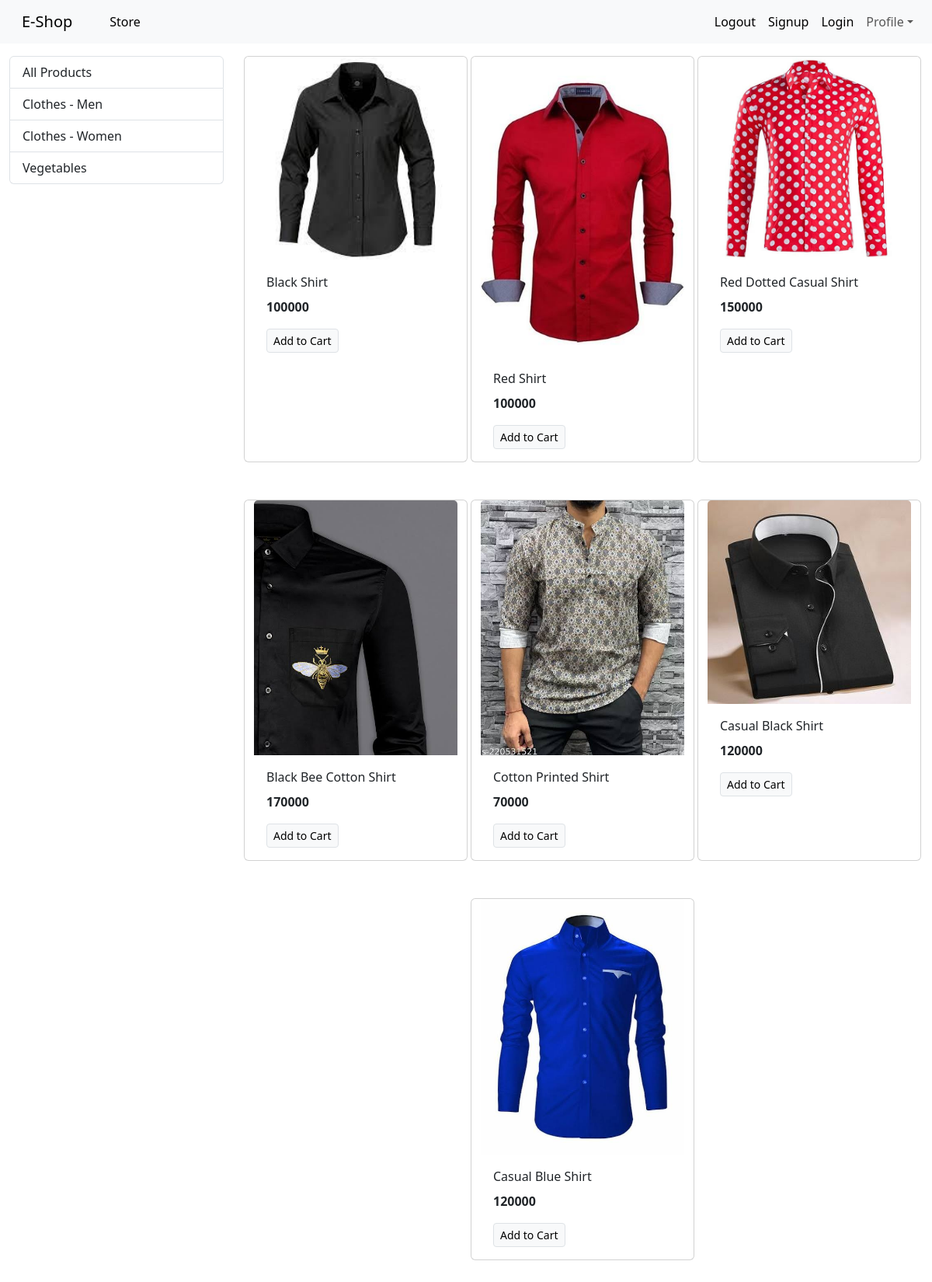
/?category=1, run on the app's committed database.
### store/models/category.py (models this page shows, shortened)
class Category(models.Model):
    name = models.CharField(max_length=20)
    @staticmethod
    def get_all_categories():
        return Category.objects.all()

### store/models/product.py (models this page shows, shortened)
class Product(models.Model):
    name = models.CharField(max_length=50)
    price = models.IntegerField(default=0)
    category = models.ForeignKey(Category , on_delete=models.CASCADE , default=1 )
    description = models.CharField(max_length=200 , default='', null=True, blank=True)
    image = models.ImageField(upload_to='uploads/products/')
    @staticmethod
    def get_all_products_by_categoryid(category_id):
        if category_id:
            return Product.objects.filter(category=category_id)
        else:
            return Product.get_all_products();

### store/views.py (the view)
# urls.py: path('', index),
def index(request):
    products = None
    categories = Category.get_all_categories()
    categoryID = request.GET.get('category')
    if categoryID:
        products= Product.get_all_products_by_categoryid(categoryID)
    else:
        products= Product.get_all_products();
    data= {}
    data['products']= products
    data['categories']=categories
    return render(request , 'index.html', data)

### store/templates/index.html
{%extends 'base.html'%}
{%block content%}
<div class="container-fluid mt-3">
<div class="row">
  <div class="col-lg-3 mx-auto">
    <div class="list-group">
      <a href="/" class="list-group-item list-group-item-action ">All Products</a>
      {% for category in categories %}
      <a href="/?category={{category.id}}" class="list-group-item list-group-item-action ">{{category.name}}</a>
      {% endfor %}
    </div>
  </div>
  <div id='products' class="col-lg-9 mx-auto">
    <div class="row mx-auto">
      {% for product in products%}
    <div class="card mx-auto mb-5" style="width: 18rem;">
      <img src="{{product.image.url}}" class="card-img-top" alt="...">
      <div class="card-body">
        <p class="card-title">{{product.name}}</p>
        <p class="card-text"><b>{{product.price}}</b></p>
        <a href="#" class="btn btn-light border btn-sm">Add to Cart</a>
      </div>
    </div>
    {%endfor%}
    </div>
  </div>
</div>
</div>
{% endblock %}

### store/templates/base.html (shortened to what this page needs)
<!doctype html>
<html lang="en">
  <head>
    <link rel="stylesheet" href="https://cdn.jsdelivr.net/npm/bootstrap@5.3.0/dist/css/bootstrap.rtl.min.css">
  </head>
  <body>
<nav class="navbar navbar-expand-lg bg-body-tertiary">
  <div class="container-fluid">
    <a class="navbar-brand" href="#">E-Shop</a>
    <div class="collapse navbar-collapse" id="navbarSupportedContent">
      <ul class="navbar-nav mr-auto">
        <li class="nav-item">
          <a class="nav-link active" aria-current="page" href="#">Store</a>
        </li>
      </ul>
      <ul class="navbar-nav me-auto mb-2 mb-lg-0">
        <li class="nav-item">
          <a class="nav-link active" aria-current="page" href="#">Logout</a>
        </li>
        <li class="nav-item">
          <a class="nav-link active" aria-current="page" href="/signup">Signup</a>
        </li>
        <li class="nav-item">
          <a class="nav-link active" aria-current="page" href="#">Login</a>
        </li>
        <li class="nav-item dropdown">
          <a class="nav-link dropdown-toggle" href="#" role="button" data-bs-toggle="dropdown" aria-expanded="false">
            Profile
          </a>
        </li>
      </ul>
    </div>
  </div>
</nav>
 {%block content%}{% endblock %}
  </body>
</html>

### data on the page
Category: name "Clothes - Men"
Category: name "Clothes - Women"
Category: name "Vegetables"
Product: image (picture), name "Black Shirt", price "100000"
Product: image (picture), name "Red Shirt", price "100000"
Product: image (picture), name "Red Dotted Casual Shirt", price "150000"
Product: image (picture), name "Black Bee Cotton Shirt", price "170000"
Product: image (picture), name "Cotton Printed Shirt", price "70000"
Product: image (picture), name "Casual Black Shirt", price "120000"
Product: image (picture), name "Casual Blue Shirt", price "120000"
